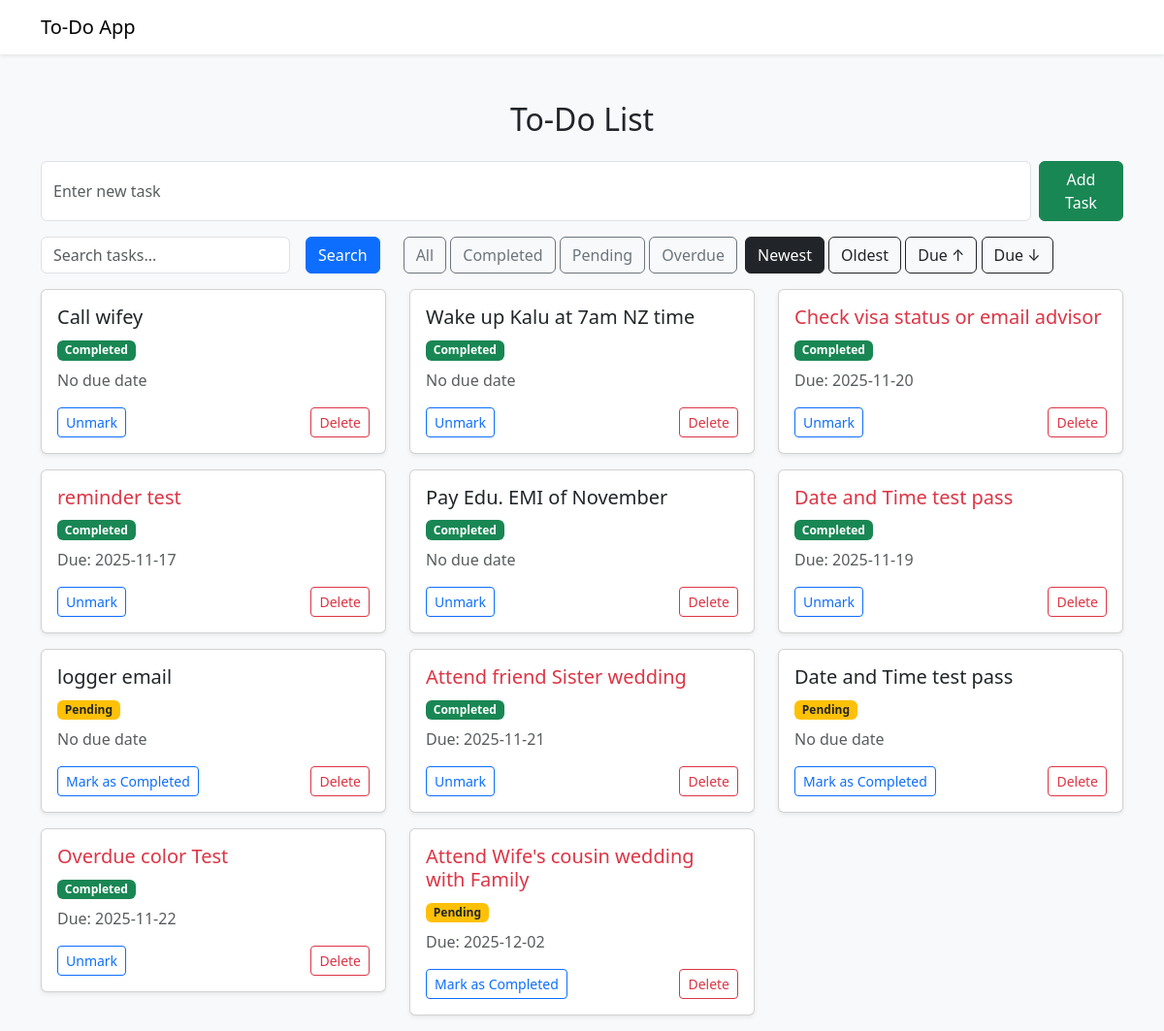
The page / on the database its author committed.
### tables this page shows
CREATE TABLE tasks(
                id INTEGER PRIMARY KEY AUTOINCREMENT,
                title TEXT NOT NULL
        , completed INTEGER DEFAULT 0, due_date TEXT DEFAULT NULL, reminder_at TEXT DEFAULT NULL, reminder_sent TEXT DEFAULT 0);

### app.py (the view)
@app.route("/")
def index():
    sort = request.args.get("sort", "id_desc")
    filter_by = request.args.get("filter", "all")
    conn = get_db_connection()
    search = request.args.get("search", "").strip()
    query = "SELECT * FROM tasks WHERE 1=1"
    params = []
    if search:
        query += " AND title LIKE ?"
        params.append(f"%{search}%")
    if filter_by == "completed":
        query += " AND completed = 1"
    elif filter_by == "pending":
        query += " AND completed = 0"
    elif filter_by == "overdue":
        query += " AND due_date IS NOT NULL AND due_date < DATE('now') AND completed = 0"
    if sort == "id-asc":
        query += " ORDER BY due_date ASC"
    elif sort == "id-desc":
        query += " ORDER BY id DESC"
    elif sort == "due-asc":
        query += " ORDER BY due_date ASC"
    elif sort == "due-desc":
        query += " ORDER BY due_date ASC"
    row = conn.execute(query, params).fetchall()
    conn.close()
    tasks = []
    for r in row:
        due = r["due_date"]
        if due:
            try:
                due_date_obj = datetime.strptime(due, "%Y-%m-%d").date()
            except:
                due_date_obj = None
        else:
            due_date_obj = None
        tasks.append({
            "id": r["id"],
            "title": r["title"],
            "completed": r["completed"],
            "due_date": due_date_obj
        })
    return render_template(
    "index.html",
    tasks=tasks,
    sort=sort,
    filter_by=filter_by,
    current_date=date.today(),
    search=search
    )

### app.py (called while the page is built)
def get_db_connection():
    conn = sqlite3.connect("task.db")
    conn.row_factory = sqlite3.Row
    return conn

### templates/index.html
{% extends "base.html" %}
{% block content %}
<h2 class="text-center mb-4">To-Do List</h2>
 <form action="{{ url_for('add_task') }}" method="post" class="d-flex mb-3">
     <input type="text" name="task" placeholder="Enter new task" class="form-control me-2" required>
     <button type="submit" class=" btn btn-success">Add Task</button>
</form>
<div class="d-flex flex-wrap gap-2 align-items-center mb-3">
    <form method="GET" action="{{ url_for('index') }}" class="d-flex">
        <input type="text" name="search" class="form-control me-2" placeholder="Search tasks..." value="{{ request.args.get('search', '') }}">
        <button class="btn btn-primary ms-2">Search</button>
    </form>
    <div class="ms-3">
        <a class="btn btn-outline-secondary {% if fliter_by == 'all' %}active{% endif %}>"
            href="{{ url_for('index', sort=sort, filter='all', search=search) }}">All</a>
        <a class="btn btn-outline-secondary {% if fliter_by == 'completed' %}active{% endif %}>"
            href="{{ url_for('index', sort=sort, filter='completed', search=search) }}">Completed</a>
        <a class="btn btn-outline-secondary {% if fliter_by == 'pending' %}active{% endif %}>"
            href="{{ url_for('index', sort=sort, filter='pending', search=search) }}">Pending</a>
        <a class="btn btn-outline-secondary {% if fliter_by == 'overdue' %}active{% endif %}>"
            href="{{ url_for('index', sort=sort, filter='overdue', search=search) }}">Overdue</a>
    </div>
    <div>
        <a class="btn btn-outline-dark {% if sort == 'id_desc' %}active{% endif %}"
            href="{{ url_for('index', sort='id-desc', filter=fliter_by, search=search) }}">Newest</a>
        <a class="btn btn-outline-dark {% if sort == 'id_asc' %}active{% endif %}"
            href="{{ url_for('index', sort='id_asc', filter=fliter_by, search=search) }}">Oldest</a>
        <a class="btn btn-outline-dark {% if sort == 'due_asc' %}active{% endif %}"
            href="{{ url_for('index', sort='due_asc', filter=fliter_by, search=search) }}">Due ↑</a>
        <a class="btn btn-outline-dark {% if sort == 'due_desc' %}active{% endif %}"
            href="{{ url_for('index', sort='due_desc', filter=fliter_by, search=search) }}">Due ↓</a>
    </div>
</div>
 <div class="row">
    {% for task in tasks %}
    <div class="col-md-4 mb-3">
        <div class="card shadow-sm">
            <div class="card-body">
                <h5 class="card-title
                    {%if task['due_date'] and task['due_date'] < current_date %}
                        text-danger
                    {% endif %}
                 ">
                    {{ task['title'] }}
                </h5>
                {% if task['completed'] %}
                    <span class="badge bg-success">Completed</span>
                {% else %}
                    <span class="badge bg-warning text-dark">Pending</span>
                {% endif %}
                <p class="mt-2 mb-2 text-muted">
                    {% if task['due_date'] %}
                        Due: {{ task['due_date'].strftime('%Y-%m-%d') }}
                    {% else %}
                        No due date
                    {% endif %}
                </p>
                <div class="d-flex justify-content-between mt-3">
                    <a href="/toogle/{{ task['id'] }}" class="btn btn-sm btn-outline-primary">
                        {% if task['completed'] %}Unmark{% else %}Mark as Completed{% endif %}
                    </a>
                    <a href="/delete/{{ task['id'] }}"
                        onclick="return confirm('Delete this task?');"
                        class="btn btn-sm btn-outline-danger">
                        Delete
                    </a>
                </div>
            </div>
        </div>
    </div>
    {% else %}
    <li class="list-group-item">No tasks available. Add your First Task</li>
    {% endfor %}
 </div>
{% endblock %}

### rows shown on the page
tasks: title "Call wifey", completed "Completed", shows "No due date"
tasks: title "Wake up Kalu at 7am NZ time", completed "Completed", shows "No due date"
tasks: title "Check visa status or email advisor", completed "Completed", due_date "2025-11-20"
tasks: title "reminder test", completed "Completed", due_date "2025-11-17"
tasks: title "Pay Edu. EMI of November", completed "Completed", shows "No due date"
tasks: title "Date and Time test pass", completed "Completed", due_date "2025-11-19"
tasks: title "logger email", completed "Pending", shows "No due date"
tasks: title "Attend friend Sister wedding", completed "Completed", due_date "2025-11-21"
tasks: title "Date and Time test pass", completed "Pending", shows "No due date"
tasks: title "Overdue color Test", completed "Completed", due_date "2025-11-22"
tasks: title "Attend Wife's cousin wedding with Family", completed "Pending", due_date "2025-12-02"
